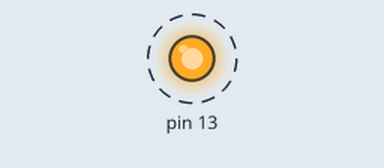
A sketch run on a simulated Arduino Uno, built with avr-gcc and run on an emulated ATmega328P. Shown: output pins drawn as LEDs (lit = HIGH). Dashed ring = blinking.

Above: at 0.5 s.
Timing chart, 0 to 3.5 s (numbered marks = the images above):
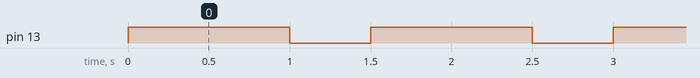

The sketch:

independent-on-off-times.ino
```cpp
// On and Off Times (as int, max=32secs)
const unsigned int onTime = 1000;
const unsigned int offTime = 500;

// Tracks the last time event fired
unsigned long previousMillis=0;

// Interval is how long we wait
int interval = onTime;

// Used to track if LED should be on or off
boolean LED13state = true;

// Usual Setup Stuff
void setup() {
  pinMode(13, OUTPUT);
}

void loop() {
  // Set Pin 13 to state of LED13state each timethrough loop()
  // If LED13State hasn't changed, neither will the pin
  digitalWrite(13, LED13state);

  // Grab snapshot of current time, this keeps all timing
  // consistent, regardless of how much code is inside the next if-statement
  unsigned long currentMillis = millis();

  // Compare to previous capture to see if enough time has passed
  if ((unsigned long)(currentMillis - previousMillis) >= interval) {

    // Change wait interval, based on current LED state
    if (LED13state) {
      // LED is currently on, set time to stay off
      interval = offTime;
    } else {
      // LED is currently off, set time to stay on
      interval = onTime;
    }
    // Toggle the LED's state, Fancy, eh!?
    LED13state = !(LED13state);

    // Save the current time to compare "later"
    previousMillis = currentMillis;
  }

}

// Independent On-Off Times
// Blink an LED (or control a reply) with different "on" and "off" times
// More Info: https://baldengineer.com/millis-ind-on-off-times.html
// Created by James Lewis (@baldengineer)
```

Measured:
- by itself, pin 13: alternates HIGH for 1.0 s and LOW for 0.50 s
